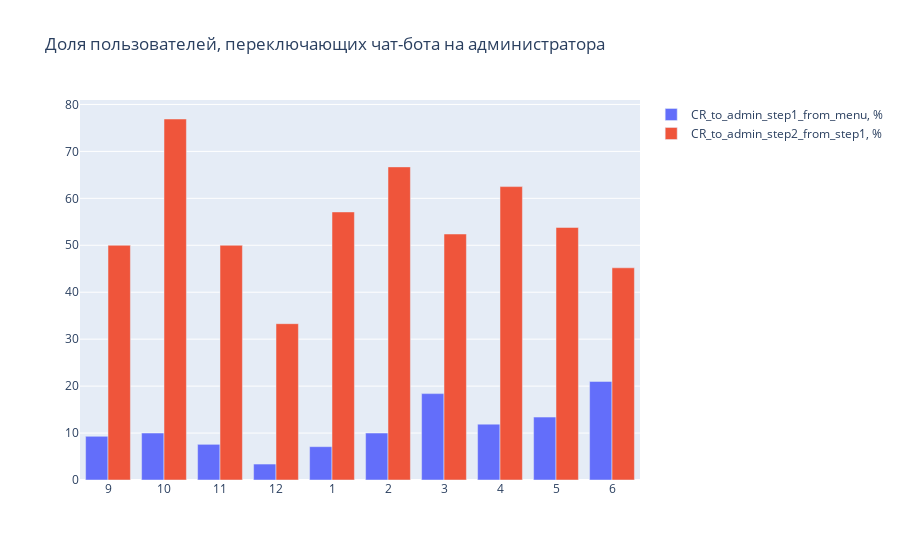

Notebook source saved alongside this figure:
### Markdown cell above
# Анализ намерений выхода из чат-бота к диалогу с администратором

**Вопрос данного раздела:** много ли среди пользователей тех, кто переключает его в режим связи с администратором? Как много тех, кто делает это без попыток разобраться с интерфейсом бота?

### Code cell
msg_to_admin = msg_unique_by_month.loc[['incoming_admin_menu_1', 'incoming_admin_menu_2']]
msg_to_admin.loc['all_users'] = all_users.sum()

CR_admin_step1_to_menu = msg_to_admin.loc['incoming_admin_menu_1'] / msg_to_admin.loc['all_users']
CR_admin_step2_to_step1 = msg_to_admin.loc['incoming_admin_menu_2'] / msg_to_admin.loc['incoming_admin_menu_1']

CR_msg_to_admin = pd.DataFrame([CR_admin_step1_to_menu*100, CR_admin_step2_to_step1*100], 
                               index = ['CR_to_admin_step1_from_menu, %', 'CR_to_admin_step2_from_step1, %']) \
                    .round(1)

print('\nКоличество пользователей, переключающих чат-бота на администратора:')
display(msg_to_admin)

fig = go.Figure(data=[
    go.Bar(name=CR_msg_to_admin.index[0], x=CR_msg_to_admin.columns, y=CR_msg_to_admin.values[0]),
    go.Bar(name=CR_msg_to_admin.index[1], x=CR_msg_to_admin.columns, y=CR_msg_to_admin.values[1])
    ])
fig.update_xaxes(type='category')
fig.update_layout(barmode='group', 
                   title_text = 'Доля пользователей, переключающих чат-бота на администратора')
fig.show("svg")

### Figure 1 — Plotly figure (JSON) as saved in the notebook; plotly's stock layout.template omitted (floating-point values rounded to 4 significant figures)
{"data": [{"name": "CR_to_admin_step1_from_menu, %", "type": "bar", "x": [9, 10, 11, 12, 1, 2, 3, 4, 5, 6], "y": [9.3, 10, 7.6, 3.4, 7.1, 10, 18.4, 11.9, 13.4, 21]}, {"name": "CR_to_admin_step2_from_step1, %", "type": "bar", "x": [9, 10, 11, 12, 1, 2, 3, 4, 5, 6], "y": [50, 76.9, 50, 33.3, 57.1, 66.7, 52.4, 62.5, 53.8, 45.2]}], "layout": {"barmode": "group", "title": {"text": "Доля пользователей, переключающих чат-бота на администратора"}, "xaxis": {"type": "category"}}}
